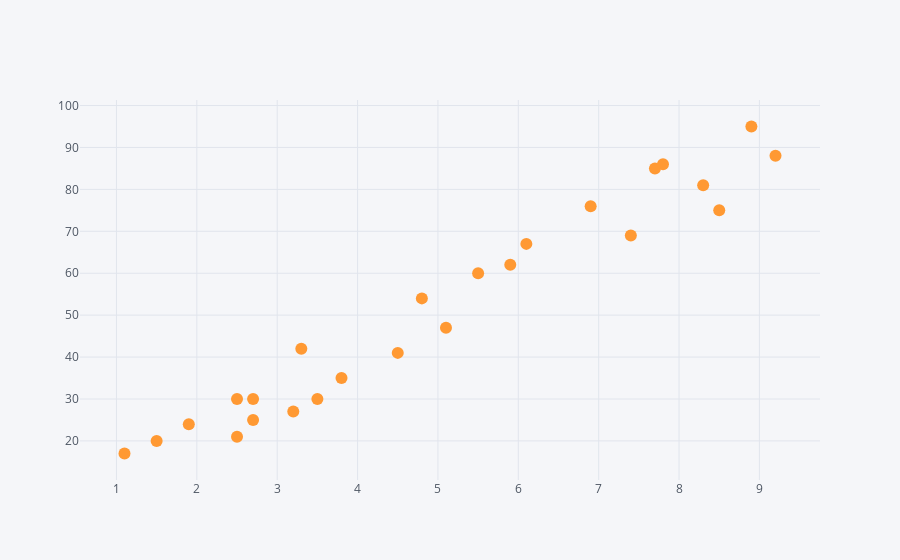

This figure's notebook cell:
### Code cell
import cufflinks as cf 
df.iplot(kind='scatter',x='Hours',y='Scores',mode ='markers')

### Figure 1 — Plotly figure (JSON) as saved in the notebook; plotly's stock layout.template omitted (floating-point values rounded to 4 significant figures)
{"data": [{"line": {"color": "rgba(255, 153, 51, 1.0)", "dash": "solid", "shape": "linear", "width": 1.3}, "marker": {"size": 12, "symbol": "circle"}, "mode": "markers", "name": "Scores", "text": "", "type": "scatter", "x": [2.5, 5.1, 3.2, 8.5, 3.5, 1.5, 9.2, 5.5, 8.3, 2.7, 7.7, 5.9, 4.5, 3.3, 1.1, 8.9, 2.5, 1.9, 6.1, 7.4, 2.7, 4.8, 3.8, 6.9, 7.8], "y": [21, 47, 27, 75, 30, 20, 88, 60, 81, 25, 85, 62, 41, 42, 17, 95, 30, 24, 67, 69, 30, 54, 35, 76, 86]}], "layout": {"legend": {"bgcolor": "#F5F6F9", "font": {"color": "#4D5663"}}, "paper_bgcolor": "#F5F6F9", "plot_bgcolor": "#F5F6F9", "title": {"font": {"color": "#4D5663"}}, "xaxis": {"gridcolor": "#E1E5ED", "showgrid": true, "tickfont": {"color": "#4D5663"}, "title": {"font": {"color": "#4D5663"}, "text": ""}, "zerolinecolor": "#E1E5ED"}, "yaxis": {"gridcolor": "#E1E5ED", "showgrid": true, "tickfont": {"color": "#4D5663"}, "title": {"font": {"color": "#4D5663"}, "text": ""}, "zerolinecolor": "#E1E5ED"}}}
